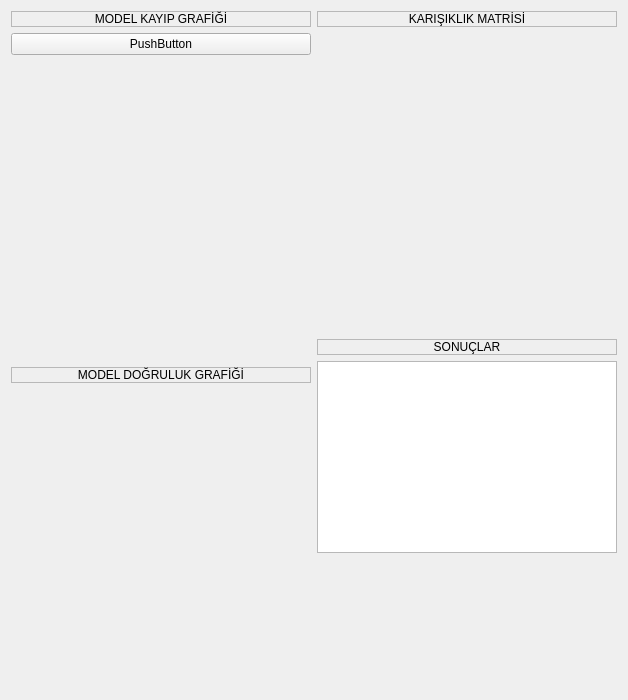
      <widget class="QWidget" name="tab">
       <attribute name="title">
        <string>Sonuçlar</string>
       </attribute>
       <layout class="QVBoxLayout" name="verticalLayout_5">
        <item>
         <layout class="QHBoxLayout" name="horizontalLayout">
          <item>
           <layout class="QVBoxLayout" name="verticalLayout_8">
            <item>
             <widget class="QLabel" name="label_17">
              <property name="frameShape">
               <enum>QFrame::StyledPanel</enum>
              </property>
              <property name="frameShadow">
               <enum>QFrame::Sunken</enum>
              </property>
              <property name="text">
               <string>MODEL KAYIP GRAFİĞİ</string>
              </property>
              <property name="alignment">
               <set>Qt::AlignCenter</set>
              </property>
             </widget>
            </item>
            <item>
             <widget class="QPushButton" name="buton">
              <property name="text">
               <string>PushButton</string>
              </property>
             </widget>
            </item>
            <item>
             <widget class="QLabel" name="labelLoss">
              <property name="sizePolicy">
               <sizepolicy hsizetype="Minimum" vsizetype="Minimum">
                <horstretch>0</horstretch>
                <verstretch>0</verstretch>
               </sizepolicy>
              </property>
              <property name="minimumSize">
               <size>
                <width>300</width>
                <height>300</height>
               </size>
              </property>
              <property name="text">
               <string/>
              </property>
              <property name="pixmap">
               <pixmap>../loss.png</pixmap>
              </property>
              <property name="scaledContents">
               <bool>true</bool>
              </property>
              <property name="alignment">
               <set>Qt::AlignCenter</set>
              </property>
              <property name="wordWrap">
               <bool>false</bool>
              </property>
             </widget>
            </item>
            <item>
             <widget class="QLabel" name="label_19">
              <property name="frameShape">
               <enum>QFrame::StyledPanel</enum>
              </property>
              <property name="text">
               <string>MODEL DOĞRULUK GRAFİĞİ</string>
              </property>
              <property name="alignment">
               <set>Qt::AlignCenter</set>
              </property>
             </widget>
            </item>
            <item>
             <widget class="QLabel" name="labelAcc">
              <property name="sizePolicy">
               <sizepolicy hsizetype="Minimum" vsizetype="Minimum">
                <horstretch>0</horstretch>
                <verstretch>0</verstretch>
               </sizepolicy>
              </property>
              <property name="minimumSize">
               <size>
                <width>300</width>
                <height>300</height>
               </size>
              </property>
              <property name="text">
               <string/>
              </property>
              <property name="pixmap">
               <pixmap>../acc.png</pixmap>
              </property>
              <property name="scaledContents">
               <bool>true</bool>
              </property>
              <property name="alignment">
               <set>Qt::AlignCenter</set>
              </property>
              <property name="wordWrap">
               <bool>true</bool>
              </property>
             </widget>
            </item>
           </layout>
          </item>
          <item>
           <layout class="QVBoxLayout" name="verticalLayout_9">
            <item>
             <widget class="QLabel" name="label_20">
              <property name="frameShape">
               <enum>QFrame::StyledPanel</enum>
              </property>
              <property name="text">
               <string>KARIŞIKLIK MATRİSİ</string>
              </property>
              <property name="alignment">
               <set>Qt::AlignCenter</set>
              </property>
             </widget>
            </item>
            <item>
             <widget class="QLabel" name="labelMatris_2">
              <property name="sizePolicy">
               <sizepolicy hsizetype="Minimum" vsizetype="Minimum">
                <horstretch>0</horstretch>
                <verstretch>0</verstretch>
               </sizepolicy>
              </property>
              <property name="minimumSize">
               <size>
                <width>300</width>
                <height>300</height>
               </size>
              </property>
              <property name="text">
               <string/>
              </property>
              <property name="pixmap">
               <pixmap>../matris.png</pixmap>
              </property>
              <property name="scaledContents">
               <bool>true</bool>
              </property>
              <property name="alignment">
               <set>Qt::AlignCenter</set>
              </property>
              <property name="wordWrap">
               <bool>false</bool>
              </property>
             </widget>
            </item>
            <item>
             <widget class="QLabel" name="label_21">
              <property name="frameShape">
               <enum>QFrame::StyledPanel</enum>
              </property>
              <property name="text">
               <string>SONUÇLAR</string>
              </property>
              <property name="alignment">
               <set>Qt::AlignCenter</set>
              </property>
             </widget>
            </item>
            <item>
             <widget class="QTextBrowser" name="labelSonuc_2">
              <property name="sizePolicy">
               <sizepolicy hsizetype="Minimum" vsizetype="Minimum">
                <horstretch>0</horstretch>
                <verstretch>0</verstretch>
               </sizepolicy>
              </property>
             </widget>
            </item>
            <item>
             <spacer name="verticalSpacer_3">
              <property name="orientation">
               <enum>Qt::Vertical</enum>
              </property>
              <property name="sizeHint" stdset="0">
               <size>
                <width>20</width>
                <height>40</height>
               </size>
              </property>
             </spacer>
            </item>
           </layout>
          </item>
         </layout>
        </item>
       </layout>
      </widget>
